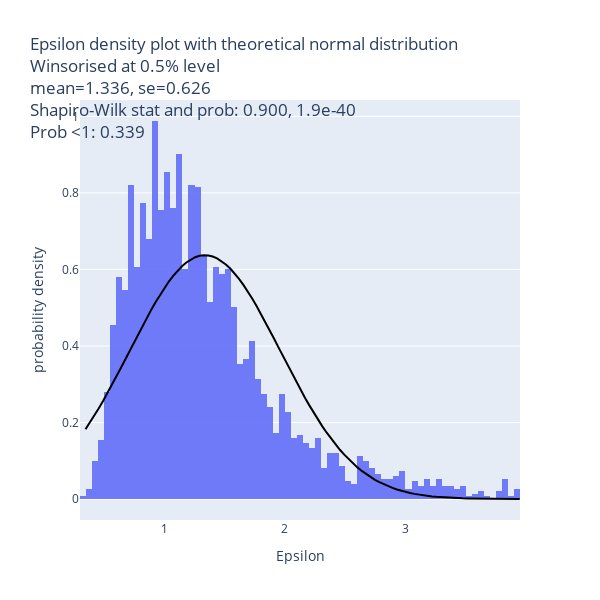

Notebook code for this chart:
### Code cell
# Assume df is your Pandas DataFrame and column_name is the column you want to test


# import the data, convert
df_rhoeps = pd.read_csv('EpsRhoCalcs.csv')[['county', 'county_name', 'exposure_grp_mem_county', 'exposure_grp_mem_high_county', 'bias_grp_mem_county', 'bias_grp_mem_high_county', 'Epsilon', 'EpsilonHigh', 'Rho', 'RhoHigh']].dropna()
df_rhoeps = df_rhoeps.apply(pd.to_numeric, errors='ignore')
df_rhoeps["EpsilonColor"] = np.where(df_rhoeps["Epsilon"]<1, 'red', 'blue')
df_rhoeps["RhoColor"] = np.where(df_rhoeps["Rho"]<1, 'red', 'blue')


vars = ['Epsilon', 'Rho']# 'EpsilonHigh', 'Rho', 'RhoHigh']
figs = []

for var in vars:
    # Winsorize at the 0.5% level
    df_rhoeps = df_rhoeps[(df_rhoeps[var] <= df_rhoeps[var].quantile(0.995)) & df_rhoeps[var] >= df_rhoeps[var].quantile(0.005)]

    #calculate mean and variance
    mu, std = norm.fit(df_rhoeps[var])

    # Shapiro Wilk test (want p<0.05)
    stat, p = shapiro(df_rhoeps[var])

    # count share below 1
    below_one_share = len([x for x in list(df_rhoeps[var]) if x < 1]) / len(list(df_rhoeps[var]))

    # Create a histogram of the column
    fig = px.histogram(df_rhoeps, x=var, nbins=100, opacity=0.9, marginal=None, histnorm='probability density', title=f'{var} density plot with theoretical normal distribution <br>Winsorised at 0.5% level<br>mean={round(mu,3)}, se={round(std, 3)}<br>Shapiro-Wilk stat and prob: {format(stat, ".3f")}, {"{:.1e}".format(p)}<br>Prob <1: {round(below_one_share, 3)}', width=600, height=600)#, color=df_rhoeps[var + 'Color'])

    # Add a normal distribution curve to the histogram
    x_axis = np.linspace(df_rhoeps[var].min(), df_rhoeps[var].max(), 100)
    y_axis = norm.pdf(x_axis, mu, std)
    curve = go.Scatter(x=x_axis, y=y_axis, mode='lines', line=dict(width=2, color='black'), name=f'Normal Distribution: ', showlegend=False)
    fig.add_trace(curve)

    figs.append(fig)

for var in vars:
    stat, p = shapiro(df_rhoeps[var])
    print(f'{var} has a SW stat of {format(stat, ".3f")} with p-value {"{:.1e}".format(p)}')


figs[0]

### Figure 1 — Plotly figure (JSON) as saved in the notebook; plotly's stock layout.template omitted (floating-point values rounded to 4 significant figures; data arrays with more than 128 entries replaced by an {"elided": "..."} marker saying what was removed)
{"data": [{"alignmentgroup": "True", "bingroup": "x", "histnorm": "probability density", "hovertemplate": "Epsilon=%{x}<br>probability density=%{y}<extra></extra>", "legendgroup": "", "marker": {"color": "#636efa", "opacity": 0.9, "pattern": {"shape": ""}}, "name": "", "nbinsx": 100, "offsetgroup": "", "orientation": "v", "showlegend": false, "type": "histogram", "x": {"elided": "2996 float values"}, "xaxis": "x", "yaxis": "y"}, {"line": {"color": "black", "width": 2}, "mode": "lines", "name": "Normal Distribution: ", "showlegend": false, "type": "scatter", "x": [0.3456, 0.382, 0.4184, 0.4548, 0.4912, 0.5276, 0.5639, 0.6003, 0.6367, 0.6731, 0.7095, 0.7459, 0.7822, 0.8186, 0.855, 0.8914, 0.9278, 0.9642, 1.001, 1.037, 1.073, 1.11, 1.146, 1.182, 1.219, 1.255, 1.292, 1.328, 1.364, 1.401, 1.437, 1.474, 1.51, 1.546, 1.583, 1.619, 1.655, 1.692, 1.728, 1.765, 1.801, 1.837, 1.874, 1.91, 1.946, 1.983, 2.019, 2.056, 2.092, 2.128, 2.165, 2.201, 2.238, 2.274, 2.31, 2.347, 2.383, 2.419, 2.456, 2.492, 2.529, 2.565, 2.601, 2.638, 2.674, 2.711, 2.747, 2.783, 2.82, 2.856, 2.892, 2.929, 2.965, 3.002, 3.038, 3.074, 3.111, 3.147, 3.184, 3.22, 3.256, 3.293, 3.329, 3.365, 3.402, 3.438, 3.475, 3.511, 3.547, 3.584, 3.62, 3.656, 3.693, 3.729, 3.766, 3.802, 3.838, 3.875, 3.911, 3.948], "y": [0.1822, 0.1994, 0.2175, 0.2364, 0.2562, 0.2766, 0.2977, 0.3193, 0.3412, 0.3635, 0.386, 0.4084, 0.4307, 0.4527, 0.4741, 0.495, 0.515, 0.534, 0.5518, 0.5683, 0.5834, 0.5968, 0.6084, 0.6182, 0.6261, 0.6319, 0.6356, 0.6371, 0.6366, 0.6338, 0.629, 0.6221, 0.6132, 0.6024, 0.5898, 0.5755, 0.5596, 0.5424, 0.5239, 0.5043, 0.4839, 0.4627, 0.4409, 0.4187, 0.3963, 0.3739, 0.3515, 0.3294, 0.3076, 0.2863, 0.2655, 0.2455, 0.2261, 0.2077, 0.19, 0.1733, 0.1575, 0.1427, 0.1288, 0.1159, 0.104, 0.09291, 0.08276, 0.07346, 0.06499, 0.05731, 0.05036, 0.04411, 0.0385, 0.03349, 0.02903, 0.02509, 0.0216, 0.01854, 0.01586, 0.01352, 0.01149, 0.009725, 0.008207, 0.006902, 0.005785, 0.004833, 0.004024, 0.003339, 0.002761, 0.002275, 0.001869, 0.00153, 0.001248, 0.001015, 0.0008224, 0.0006642, 0.0005346, 0.0004288, 0.0003429, 0.0002732, 0.0002169, 0.0001717, 0.0001354, 0.0001065]}], "layout": {"barmode": "relative", "height": 600, "legend": {"tracegroupgap": 0}, "title": {"text": "Epsilon density plot with theoretical normal distribution <br>Winsorised at 0.5% level<br>mean=1.336, se=0.626<br>Shapiro-Wilk stat and prob: 0.900, 1.9e-40<br>Prob <1: 0.339"}, "width": 600, "xaxis": {"anchor": "y", "domain": [0, 1], "title": {"text": "Epsilon"}}, "yaxis": {"anchor": "x", "domain": [0, 1], "title": {"text": "probability density"}}}}
